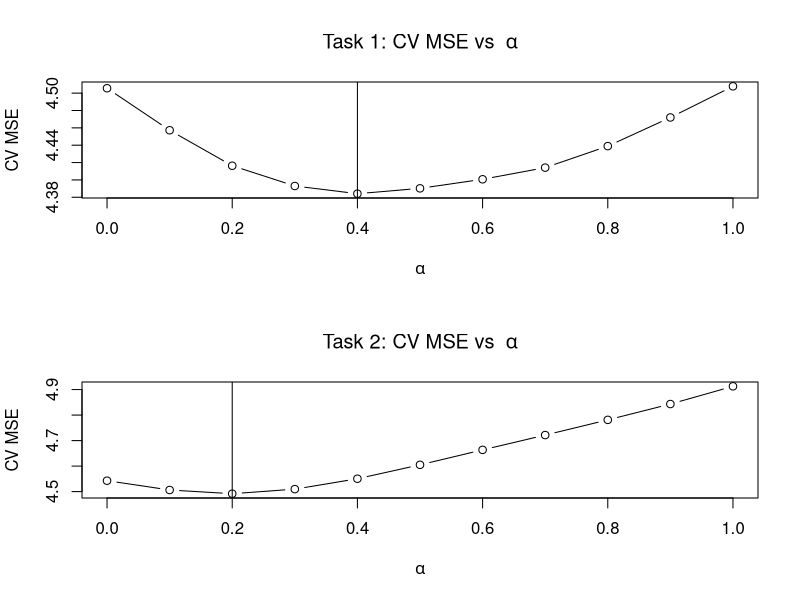

The R source for this figure:
## ---- chunk 1
knitr::opts_chunk$set(
  collapse = TRUE,
  comment = "#>"
)
## ---- chunk 2
require(glmnet)
## ---- chunk 3
set.seed(1234)

n = 1000; ntrain = 500;
p = 500
sigma = 2
     
x = matrix(rnorm(n*p), n, p)
beta1 = c(rep(1, 5), rep(0.5, 5), rep(0, p - 10))
beta2 = c(rep(1, 5), rep(0, 5), rep(0.5, 5), rep(0, p - 15))

mu = cbind(x %*% beta1, x %*% beta2)
y  = cbind(mu[, 1] + sigma * rnorm(n), 
           mu[, 2] + sigma * rnorm(n))
cat("SNR for the two tasks:", round(diag(var(mu)/var(y-mu)), 2))

xtest = x[-(1:ntrain), ]
ytest = y[-(1:ntrain), ]

x = x[1:ntrain, ]
y = y[1:ntrain, ]

# Define training folds
nfolds = 5
foldid = sample(rep(1:nfolds, trunc(nrow(x)/nfolds)+1))[1:nrow(x)]

cat("Correlation between two tasks:", cor(y[, 1], y[, 2]))
## ---- chunk 4
mtask.fit = cv.glmnet(x, y, family = "mgaussian", 
                      keep = TRUE, 
                      foldid = foldid,
                      type.measure = "mse")

offset = mtask.fit$fit.preval[, , mtask.fit$lambda == mtask.fit$lambda.1se]

coefs = coef(mtask.fit, s = "lambda.1se")
coefs = cbind(coefs$y1, coefs$y2)
support = which((rowSums(coefs) != 0)[-1])
## ---- chunk 5
cv.error = c(NULL, NULL)
alphalist = seq(0, 1, length.out = 11)

for(alpha in alphalist){
  pf = rep(1/alpha, p)
  pf[support] = 1
  
  y1_fit = cv.glmnet(x, y[, 1], 
                     foldid = foldid,
                     offset = (1 - alpha) * offset[, 1],
                     penalty.factor = pf,
                     family = "gaussian",
                     type.measure = "mse")
  
  y2_fit = cv.glmnet(x, y[, 2], 
                     foldid = foldid,
                     offset = (1 - alpha) * offset[, 2],
                     penalty.factor = pf,
                     family = "gaussian",
                     type.measure = "mse")
  
  cv.error = rbind(cv.error, c(min(y1_fit$cvm), min(y2_fit$cvm)))
}

par(mfrow = c(2, 1))
plot(alphalist, cv.error[, 1], type = "b",
     xlab = expression(alpha), ylab = "CV MSE",
     main = bquote("Task 1: CV MSE vs " ~ alpha))
abline(v = alphalist[which.min(cv.error[, 1])])

plot(alphalist, cv.error[, 2], type = "b",
     xlab = expression(alpha), ylab = "CV MSE",
     main = bquote("Task 2: CV MSE vs " ~ alpha))
abline(v = alphalist[which.min(cv.error[, 2])])

## ---- chunk 6
best.alpha.1 = alphalist[which.min(cv.error[, 1])]
best.alpha.2 = alphalist[which.min(cv.error[, 2])]

pf = rep(1/best.alpha.1, p)
pf[support] = 1
y1_fit = cv.glmnet(x, y[, 1], foldid = foldid,
                  offset = (1 - best.alpha.1) * offset[, 1],
                  penalty.factor = pf,
                  family = "gaussian", 
                  type.measure = "mse")

pf = rep(1/best.alpha.2, p)
pf[support] = 1
y2_fit = cv.glmnet(x, y[, 2], foldid = foldid,
                   offset = (1 - best.alpha.2) * offset[, 2],
                   penalty.factor = pf,
                   family = "gaussian",
                   type.measure = "mse")
## ---- chunk 7
y1_fit_no_pretrain = cv.glmnet(x, y[, 1], foldid = foldid, 
                               family = "gaussian", type.measure = "mse")

y2_fit_no_pretrain = cv.glmnet(x, y[, 2], foldid = foldid, 
                               family = "gaussian", type.measure = "mse")
## ---- chunk 8
test_offset = predict(mtask.fit, xtest, s = "lambda.1se")[, , 1]

test_mtask_pred = predict(mtask.fit, xtest, s = "lambda.min")[, , 1]

cat("Response 1 MSE overall model:", 
    round(assess.glmnet(test_mtask_pred[, 1], newy = ytest[, 1])$mse, 2))

cat("Response 1 MSE with pretraining:", 
    round(assess.glmnet(y1_fit, xtest, newy = ytest[, 1], 
                        newoffset = (1 - best.alpha.1) * test_offset[, 1])$mse, 
          2))

cat("Response 1 MSE individual model:", 
    round(assess.glmnet(y1_fit_no_pretrain, xtest, newy = ytest[, 1])$mse, 2))
## ---- chunk 9
cat("Response 2 MSE overall model:", 
    round(assess.glmnet(test_mtask_pred[, 2], newy = ytest[, 2])$mse, 2))

cat("Model 2 MSE with pretraining:", 
    round(assess.glmnet(y2_fit, xtest, newy = ytest[, 2], 
                        newoffset = (1 - best.alpha.2) * test_offset[, 2])$mse, 
          2))

cat("Model 2 MSE individual model:", 
    round(assess.glmnet(y2_fit_no_pretrain, xtest, newy = ytest[, 2])$mse, 2))
